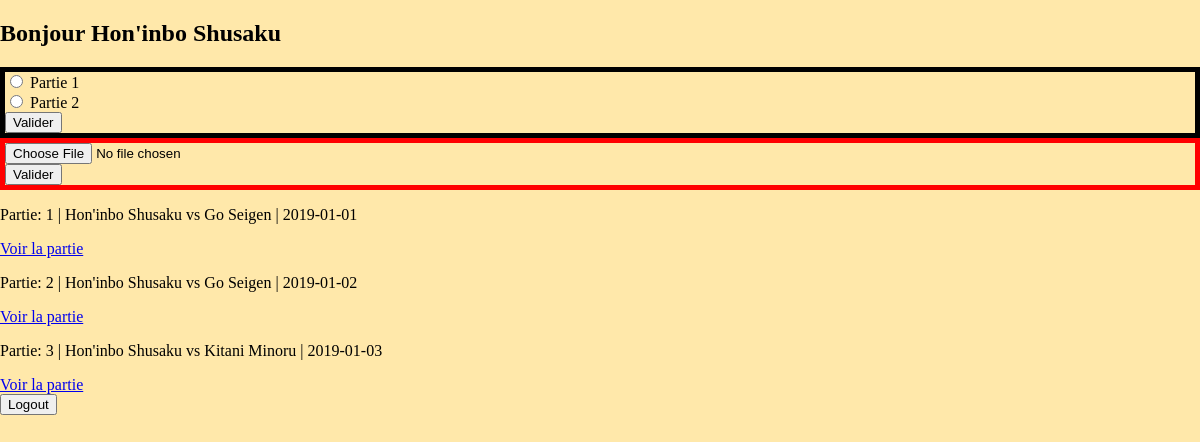
Screenshot of / (signed in) with the database file from the repository.
### tables this page shows
CREATE TABLE IF NOT EXISTS `games` (
  `id` int(11) NOT NULL AUTO_INCREMENT,
  `json` json NOT NULL,
  `id_player1` int(11) NOT NULL,
  `id_player2` int(11) NOT NULL,
  `date` date NOT NULL,
  PRIMARY KEY (`id`),
  KEY `id_player1` (`id_player1`),
  KEY `id_player2` (`id_player2`)
);

CREATE TABLE IF NOT EXISTS `players` (
  `id` int(11) NOT NULL AUTO_INCREMENT,
  `mail` varchar(50) NOT NULL,
  `password` varchar(255) NOT NULL,
  `name` varchar(50) NOT NULL,
  `surname` varchar(50) NOT NULL,
  `rank` int(11) NOT NULL,
  PRIMARY KEY (`id`),
  KEY `mail` (`mail`)
);

### controller/frontend.php (called while the page is built, shortened)
<?php
require('model/frontend.php');
function displayMenu() {
	$games = getLastGames();
	require('view/frontend/loadGameForm.php');
}

### model/frontend.php (called while the page is built, shortened)
<?php
function getLastGames() {
	try {
		$go_bdd = new PDO('mysql:host=localhost;dbname=go_games;charset=utf8', 'root', '');
	}
	catch (Exception $e) {
		die('Erreur : ' . $e->getMessages());
	}
	$request = $go_bdd->prepare('SELECT games.id,games.json,games.date,playerone.name as p1name,playerone.surname as p1surname,playertwo.name as p2name,playertwo.surname as p2surname FROM games JOIN players AS playerone ON games.id_player1 = playerone.id JOIN players playertwo ON games.id_player2 = playertwo.id WHERE playerone.id = :userId OR playertwo.id = :userId LIMIT 10');
	$request->execute(array(
		'userId' => $_SESSION['userId']
	));
	return $request;
}

### view/frontend/loadGameForm.php (the view, shortened to what this page needs)
<h2>Bonjour <?= $_SESSION['userName'] . " " . $_SESSION['userSurname'] ?></h2>
<div style='border: 5px solid black'>
    <form method="post" action="index.php">
        <input type="radio" name="game" value="game1"> Partie 1<br>
        <input type="radio" name="game" value="game2"> Partie 2<br>
        <input type="submit" value="Valider"/>
    </form>
</div>
<div style='border: 5px solid red'>
    <form method="post" action="index.php" enctype="multipart/form-data">
        <input type="file" name="game"/><br>
        <input type="submit" value="Valider"/>
    </form>
</div>
<?php
while ($game = $games->fetch()) {
	$link = "\"index.php?getGame=" . $game['id'] . "\"";
?>
	<p> Partie: <?= $game['id']; ?> | <?= $game['p1name'] . " " . $game['p1surname']; ?> vs <?= $game['p2name'] . " " . $game['p2surname']; ?> | <?= $game['date']; ?></p><a href=<?= $link; ?>>Voir la partie</a>
<?php
}
$content = ob_get_clean();
require('view/template.php');
?>

### index.php (shortened to what this page needs)
<?php
require('controller/frontend.php');
if (isset($_POST['userMail']) && isset($_POST['password'])) {
    login($_POST['userMail'],$_POST['password']);
}
else {
    if (isset($_POST['logout'])){
        logout();
        displayLoginMenu();
    }
    elseif (!isset($_SESSION['userId'])) {
        displayLoginMenu();
    }
    else{
        $game = checkGameDisplay($_POST,$_FILES,$_GET);
        if (isset($game) && !empty($game)) {
            displayGame($game);
        }
        elseif(isset($_GET['getGame'])) {
        }
        else {
            displayMenu();
        }
    }
}

### view/template.php (shortened to what this page needs)
<!DOCTYPE html>
<html>
<head>
    <link rel="stylesheet" type="text/css" href="css/goban.css">
</head>
<body>
    <?php
    echo $content;
    if (isset($_SESSION['userId'])) {
    	include('view/frontend/logoutButton.php');
    }
    ?>
</body>

### view/frontend/logoutButton.php
<form action='index.php' method="post">
	<input type="submit" name="logout" value="Logout">
</form>

### css/goban.css (style rules this page uses)
body { margin: 0 ; background: #FFE8AA; }

### rows the page displays
games: id "1", id_player1.name "Hon'inbo", id_player1.surname "Shusaku", id_player2.name "Go", id_player2.surname "Seigen", date "2019-01-01"
games: id "2", id_player1.name "Hon'inbo", id_player1.surname "Shusaku", id_player2.name "Go", id_player2.surname "Seigen", date "2019-01-02"
games: id "3", id_player1.name "Hon'inbo", id_player1.surname "Shusaku", id_player2.name "Kitani", id_player2.surname "Minoru", date "2019-01-03"

### other values shown
$_SESSION['userName'] "Hon'inbo"
$_SESSION['userSurname'] "Shusaku"
